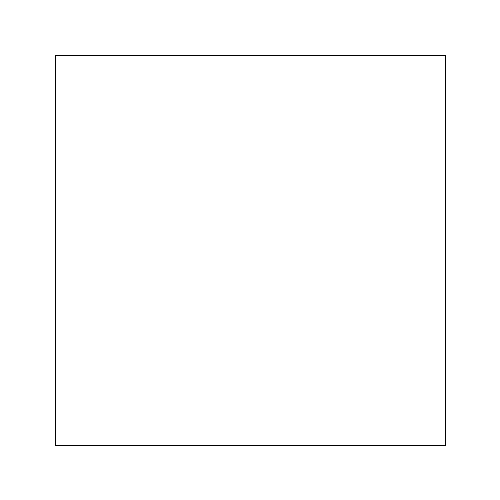
Frame 1 (no input)
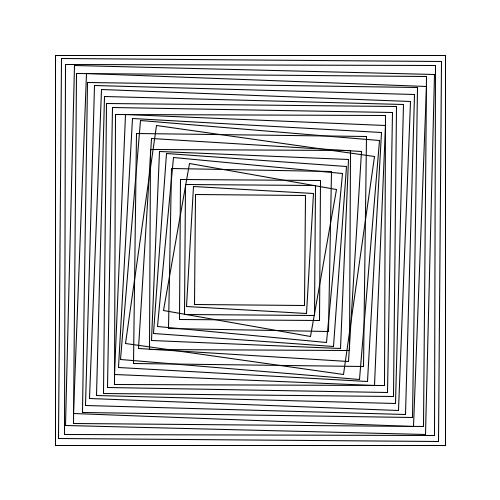
Frame 60 (the mouse pressed at the canvas centre just before this capture)
Frame 120 (the mouse held since frame 60 and released just before this capture): identical to frame 60, image omitted

The Processing sketch that drew these frames (run headless with seeded random() and noise(); from frame 60 on, the mouse is pressed at the canvas centre):

// Processing sketch: processing_52152
// ── processing_52152.pde

//--------------------------------------
// computer art 2012
// by antonio at 0280.org/processing
//---------------------------------------
// Rendering and Printing 
//---------------------------------------

void setup() {
  size(500,500);
  background(255);
  stroke(0); 
  strokeWeight(1);
  smooth();
 // noLoop();
  noFill();
}
// global settings
int squareSize = 400;
int squareNum = 30;
float angle = 0.0;
float randomAngle = 0;

void draw() { 
  translate (width/2, height/2);

  // ciclo for 
  if (frameCount < squareNum) {
         pushMatrix();
         squareSize -= 10;
         randomAngle = random((angle*2)-angle);
         angle+=0.5; // change this!
         rotate(radians(randomAngle));
         rect(-squareSize/2,-squareSize/2,squareSize,squareSize);
         popMatrix();  
 }
}
